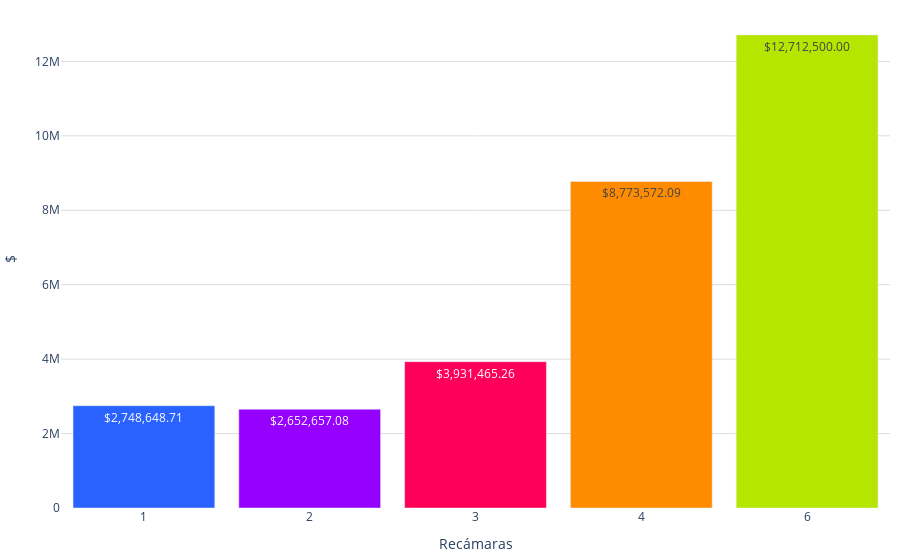

Notebook source saved alongside this figure:
### Code cell
import pandas as pd
import plotly.graph_objects as go
import locale

# Establecer configuración regional para el formato de precios
locale.setlocale(locale.LC_ALL, '')

# Definir función para formatear precios
def format_price(price):
    return locale.currency(price, grouping=True)

# Crear una lista de etiquetas para el eje x
etiquetas = [str(recamaras) if recamaras != 16 else '16+' for recamaras in df_promedio_depas['Recamaras']]

# Obtener los precios y el número de recámaras
precios = df_promedio_depas['precio']

# Crear el texto con los precios formateados
text_precios = [format_price(precio) for precio in precios]

colores = ['#2962ff', '#9500ff', '#ff0059', '#ff8c00', '#b4e600', '#2EC2A2','#E50CB6','#4225CF','#2CBA4D','#2962ff', '#9500ff', '#ff0059']

fig = go.Figure()
fig.add_trace(go.Bar(
    x=etiquetas,
    y=precios,
    text=text_precios,
    marker_color=colores,
    textposition='auto' 
))
fig.update_layout(
    #title='Precio promedio por número de baños',
    xaxis=dict(title='Recámaras'),
    yaxis=dict(title='$', gridcolor='#dddcda', ),
    bargap=0.1,
    bargroupgap=0.05,
    plot_bgcolor='rgba(0,0,0,0)',
    margin=dict(l=10, r=10, t=10, b=10),  # Ajusta los márgenes (left, right, top, bottom)        
)

fig.show()

### Figure 1 — Plotly figure (JSON) as saved in the notebook; plotly's stock layout.template omitted (floating-point values rounded to 4 significant figures)
{"data": [{"marker": {"color": ["#2962ff", "#9500ff", "#ff0059", "#ff8c00", "#b4e600", "#2EC2A2", "#E50CB6", "#4225CF", "#2CBA4D", "#2962ff", "#9500ff", "#ff0059"]}, "text": ["$2,748,648.71", "$2,652,657.08", "$3,931,465.26", "$8,773,572.09", "$12,712,500.00"], "textposition": "auto", "type": "bar", "x": ["1", "2", "3", "4", "6"], "y": [2749000.0, 2653000.0, 3931000.0, 8774000.0, 12712500]}], "layout": {"bargap": 0.1, "bargroupgap": 0.05, "margin": {"b": 10, "l": 10, "r": 10, "t": 10}, "plot_bgcolor": "rgba(0,0,0,0)", "xaxis": {"title": {"text": "Recámaras"}}, "yaxis": {"gridcolor": "#dddcda", "title": {"text": "$"}}}}
